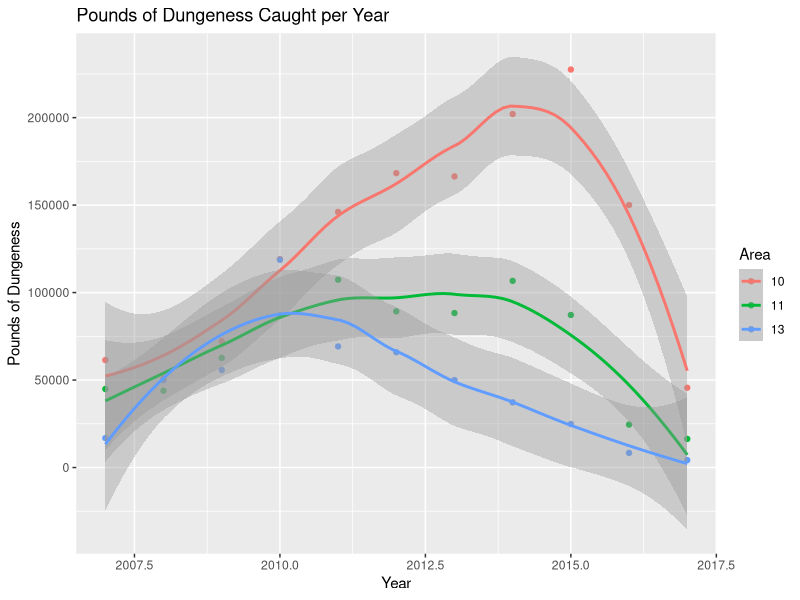

Recreate this plot in R. (Note: this script raises an error after producing the figure.)
## ---- chunk 1
library(dplyr)
library(tidyverse)
## ---- chunk 2
DC_catch.10 <- read.csv("../Data/2007.2017_DC_catch.10.csv", header = TRUE)
## ---- chunk 3
knitr::kable(DC_catch.10)
## ---- chunk 4
DC_catch.11.13 <- read.csv("../Data/2007.2017_DC_catch.csv", header = TRUE)
## ---- chunk 5
knitr::kable(DC_catch.11.13)
## ---- chunk 6
DC_catch <- inner_join(DC_catch.10, DC_catch.11.13, by = "year")
## ---- chunk 7
knitr::kable(DC_catch)
## ---- chunk 8
DC_catch_renamed <- DC_catch %>% rename("10" = lbs_dungeness.10, 
                                     "11" = lbs_dungeness.11, "13" = lbs_dungeness.13)
## ---- chunk 9
DC_catch_tidy <- DC_catch_renamed %>% 
  gather(`10`, `11`, `13`, key = "area", value = "lbs")
## ---- chunk 10
knitr::kable(DC_catch_tidy)
## ---- chunk 11
ggplot(DC_catch_tidy) +
  geom_point(mapping = aes(x = year, y = lbs, col = area)) +
  geom_smooth(mapping = aes(x = year, y = lbs, col = area)) +
  labs(title = "Pounds of Dungeness Caught per Year", x = "Year", 
       y = "Pounds of Dungeness", col = "Area")
## ---- chunk 12
lin_data.10 <- subset(DC_catch, year %in% c("2013", "2014", "2015", "2016", "2017"))
lin_data.11 <- subset(DC_catch, year %in% c("2014", "2015", "2016", "2017"))
lin_data.13 <- subset(DC_catch, year %in% c("2011", "2012", "2013", "2014", 
                                            "2015", "2016", "2017"))
## ---- chunk 13
lm_fit.10 <- lm(year ~ lbs_dungeness.10, data=lin_data.10)
## ---- chunk 14
summary(lm_fit.10)
## ---- chunk 15
lm_fit.11 <- lm(year ~ lbs_dungeness.11, data=lin_data.11)
## ---- chunk 16
summary(lm_fit.11)
## ---- chunk 17
lm_fit.13 <- lm(year ~ lbs_dungeness.13, data=lin_data.13)
## ---- chunk 18
summary(lm_fit.13)
## ---- chunk 19
predicted.11 <- data.frame(catch_pred = predict(lm_fit.11, lin_data.11), 
                           lbs_dungeness.11=lin_data.11$lbs_dungeness.11)
## ---- chunk 20
knitr::kable(predicted.11)
## ---- chunk 21
fit.11 <- tidy(lm_fit.11)
## ---- chunk 22
knitr::kable(fit.11)
## ---- chunk 23
fit.11.R <- glance(lm_fit.11)
## ---- chunk 24
knitr::kable(fit.11.R)
## ---- chunk 25
ggplot(lin_data.11) +
  geom_point(mapping = aes(x = year, y = lbs_dungeness.11), 
             col = "green4", size = 3) +
  geom_line(data = predicted.11, aes(x=catch_pred, y=lbs_dungeness.11)) +
  labs(title = "Pounds of Dungeness Caught per Year - Area 11", x = "Year", 
       y = "Pounds of Dungeness") +
  annotate("text", label = paste(paste(round(fit.11[2,2], digits = 8), "x", 
          sep=""), round(fit.11[1,2]), sep="+"), 
           x = max(lin_data.11$year)-0.75, 
           y = max(lin_data.11$lbs_dungeness.11)-15000) +
  annotate("text", label = paste("R^2", round(fit.11.R[1,2], digits = 4), sep = "="), 
           x = max(lin_data.11$year)-0.75, 
           y = max(lin_data.11$lbs_dungeness.11)-21000)
## ---- chunk 26
predicted.13 <- data.frame(catch_pred = predict(lm_fit.13, lin_data.13), 
                           lbs_dungeness.13=lin_data.13$lbs_dungeness.13)
## ---- chunk 27
knitr::kable(predicted.13)
## ---- chunk 28
fit.13 <- tidy(lm_fit.13)
## ---- chunk 29
knitr::kable(fit.13)
## ---- chunk 30
fit.13.R <- glance(lm_fit.13)
## ---- chunk 31
knitr::kable(fit.13.R)
## ---- chunk 32
ggplot(lin_data.13) +
  geom_point(mapping = aes( x = year, y = lbs_dungeness.13), 
             col = "blue", size = 3) +
  geom_line(data = predicted.13, aes(x=catch_pred, y=lbs_dungeness.13)) +
  labs(title = "Pounds of Dungeness Caught per Year - Area 13", x = "Year", 
       y = "Pounds of Dungeness") +
  annotate("text", label = paste(paste(round(fit.13[2,2], digits = 8), "x", 
                                       sep=""), round(fit.13[1,2]), sep="+"), 
           x = max(lin_data.13$year)-1.5, 
           y = max(lin_data.13$lbs_dungeness.13)-10000) +
  annotate("text", label = paste("R^2", round(fit.13.R[1,2], digits = 4), sep = "="), 
                                 x = max(lin_data.13$year)-1.5, 
           y = max(lin_data.13$lbs_dungeness.13)-14000)
